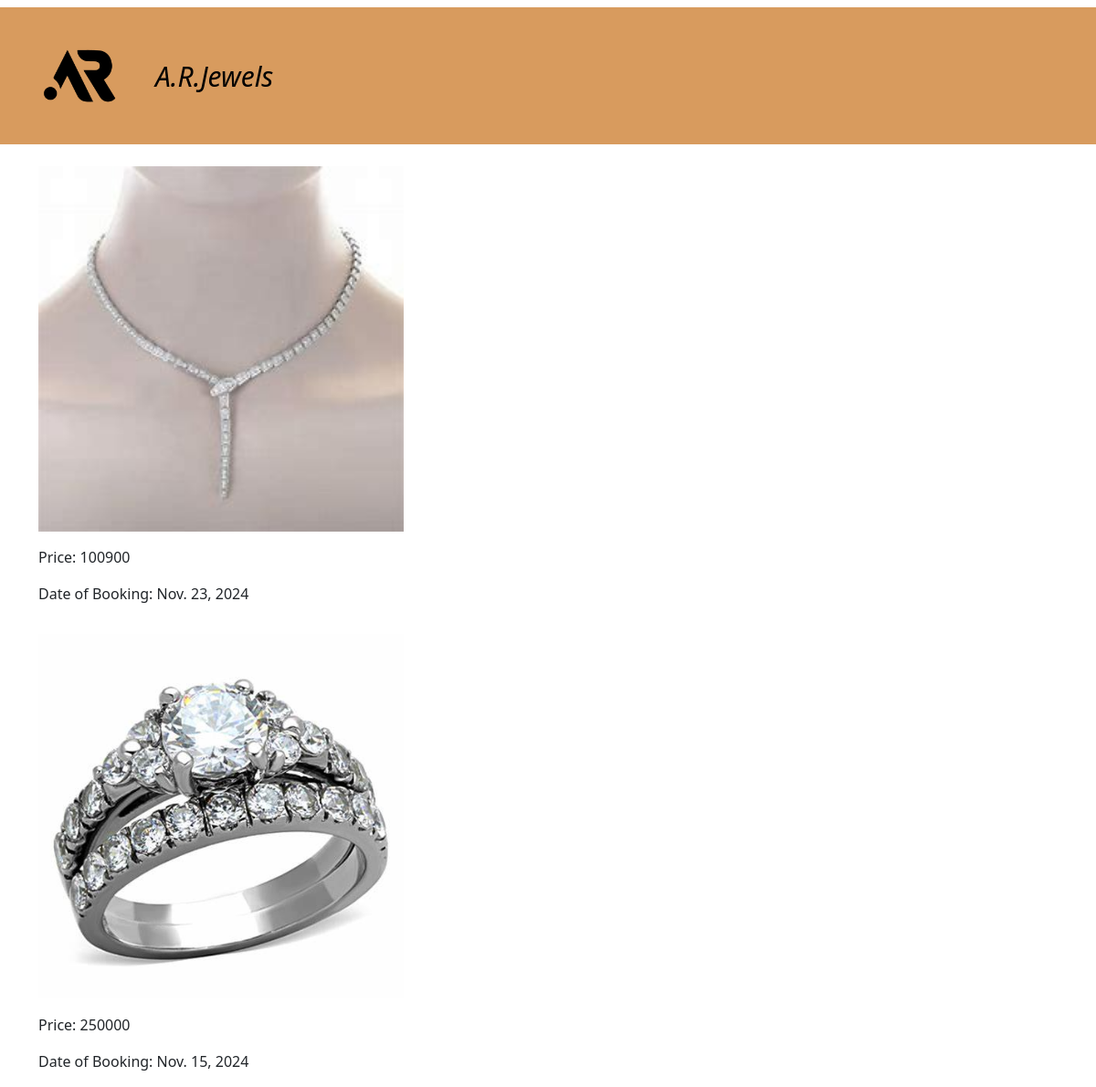
The page /booking on the database its author committed.
### app/models.py (models this page shows, shortened)
class Buy(models.Model):
    user=models.ForeignKey(User,on_delete=models.CASCADE)
    product=models.ForeignKey(Jewels,on_delete=models.CASCADE)
    price=models.IntegerField()
    date=models.DateField(auto_now_add=True)

class Jewels(models.Model):
    jewels_id=models.TextField()
    category=models.TextField()
    jewels_name=models.TextField()
    price=models.IntegerField()
    offer_price=models.IntegerField()
    description=models.TextField()
    img=models.FileField()

### app/views.py (the view)
# urls.py: path('booking',views.bookings),
def bookings(req):
    bookings=Buy.objects.all()[::-1]
    return render(req,'shop/booking.html',{'data':bookings})

### templates/shop/booking.html (shortened to what this page needs)
<!DOCTYPE html>
<html lang="en">
<head>
    <link href="https://cdn.jsdelivr.net/npm/bootstrap@5.3.3/dist/css/bootstrap.min.css" rel="stylesheet">
    {% load static %}
</head>
<body>
    <nav class="navbar navbar-expand-sm " >
        <div class="container-fluid" style="background-color: rgb(216, 155, 94);">
          <img src="{% static 'image/unnamed.png' %} " alt="" style="width: 150px;"><br>
          <div class="collapse navbar-collapse" id="collapsibleNavbar">
            <ul class="navbar-nav">
              <li class="nav-item">
                <a class="nav-link" href="#" style="font-style: italic; font-size: 30px; font-weight: 70px; color: black;">A.R.Jewels</a>
              </li>
              </ul>
            </div>
        </div>
    </nav>
    <div class="container">
        <div class="row">
            {% for i in data %}
            <div class="col-lg-12 mt-3 " >
                <img src="{{i.product.img.url}}" alt="" style="width: 400px; height: 400px;">
                <p>Price: {{i.price}}</p>
                <p>Date of Booking: {{i.date}}</p>
            </div>
            {% endfor %}
        </div>
    </div>
</body>
</html>

### rows shown on the page
Buy: product.img (picture), price "100900", date "Nov. 23, 2024"
Buy: product.img (picture), price "250000", date "Nov. 15, 2024"
